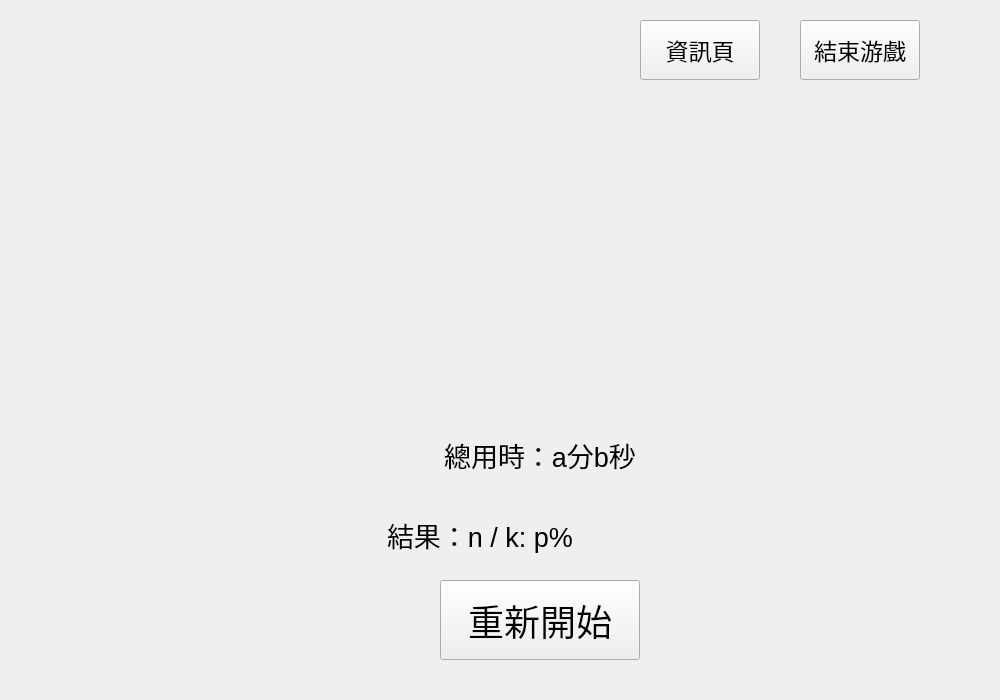
<?xml version="1.0" encoding="UTF-8"?>
<ui version="4.0">
 <class>EndWidget</class>
 <widget class="QWidget" name="EndWidget">
  <property name="geometry">
   <rect>
    <x>0</x>
    <y>0</y>
    <width>1000</width>
    <height>700</height>
   </rect>
  </property>
  <property name="windowTitle">
   <string>EndWidget</string>
  </property>
  <widget class="QPushButton" name="quitButton">
   <property name="geometry">
    <rect>
     <x>800</x>
     <y>20</y>
     <width>120</width>
     <height>60</height>
    </rect>
   </property>
   <property name="font">
    <font>
     <family>Microsoft JhengHei</family>
     <pointsize>17</pointsize>
    </font>
   </property>
   <property name="text">
    <string>結束游戲</string>
   </property>
  </widget>
  <widget class="QPushButton" name="toAppInfo">
   <property name="geometry">
    <rect>
     <x>640</x>
     <y>20</y>
     <width>120</width>
     <height>60</height>
    </rect>
   </property>
   <property name="font">
    <font>
     <family>Microsoft JhengHei</family>
     <pointsize>17</pointsize>
    </font>
   </property>
   <property name="text">
    <string>資訊頁</string>
   </property>
  </widget>
  <widget class="QLabel" name="result">
   <property name="geometry">
    <rect>
     <x>330</x>
     <y>500</y>
     <width>300</width>
     <height>70</height>
    </rect>
   </property>
   <property name="font">
    <font>
     <pointsize>20</pointsize>
    </font>
   </property>
   <property name="text">
    <string>結果：n / k: p%</string>
   </property>
   <property name="alignment">
    <set>Qt::AlignmentFlag::AlignCenter</set>
   </property>
  </widget>
  <widget class="QPushButton" name="replay">
   <property name="geometry">
    <rect>
     <x>440</x>
     <y>580</y>
     <width>200</width>
     <height>80</height>
    </rect>
   </property>
   <property name="font">
    <font>
     <pointsize>27</pointsize>
    </font>
   </property>
   <property name="text">
    <string>重新開始</string>
   </property>
  </widget>
  <widget class="QLabel" name="rankPic">
   <property name="geometry">
    <rect>
     <x>660</x>
     <y>500</y>
     <width>90</width>
     <height>70</height>
    </rect>
   </property>
   <property name="text">
    <string/>
   </property>
   <property name="pixmap">
    <pixmap>../../drawables/SRank.png</pixmap>
   </property>
  </widget>
  <widget class="QLabel" name="timeDisplay">
   <property name="geometry">
    <rect>
     <x>350</x>
     <y>425</y>
     <width>380</width>
     <height>60</height>
    </rect>
   </property>
   <property name="font">
    <font>
     <pointsize>20</pointsize>
    </font>
   </property>
   <property name="text">
    <string>總用時：a分b秒</string>
   </property>
   <property name="alignment">
    <set>Qt::AlignmentFlag::AlignCenter</set>
   </property>
  </widget>
 </widget>
 <resources/>
 <connections/>
</ui>
